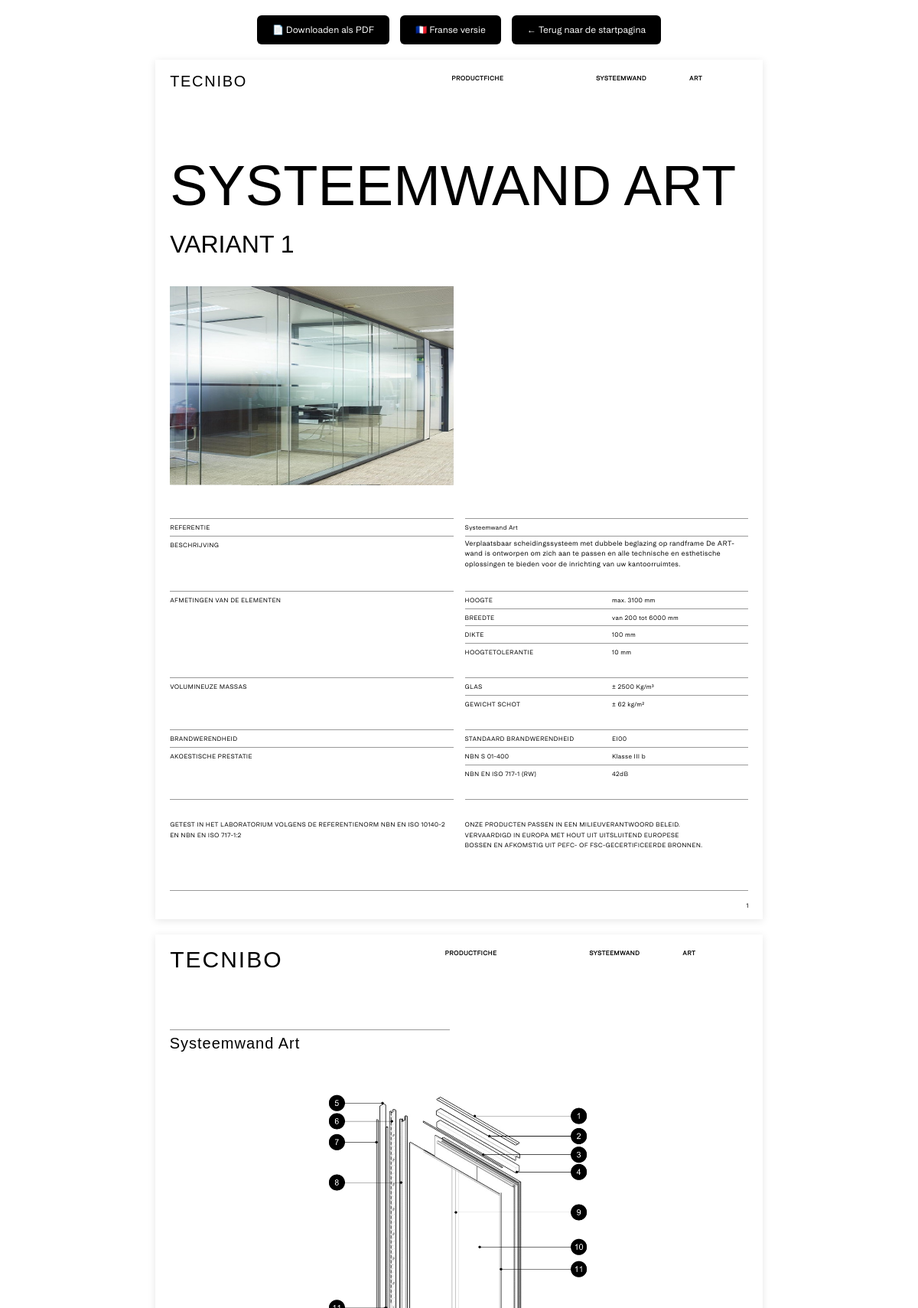
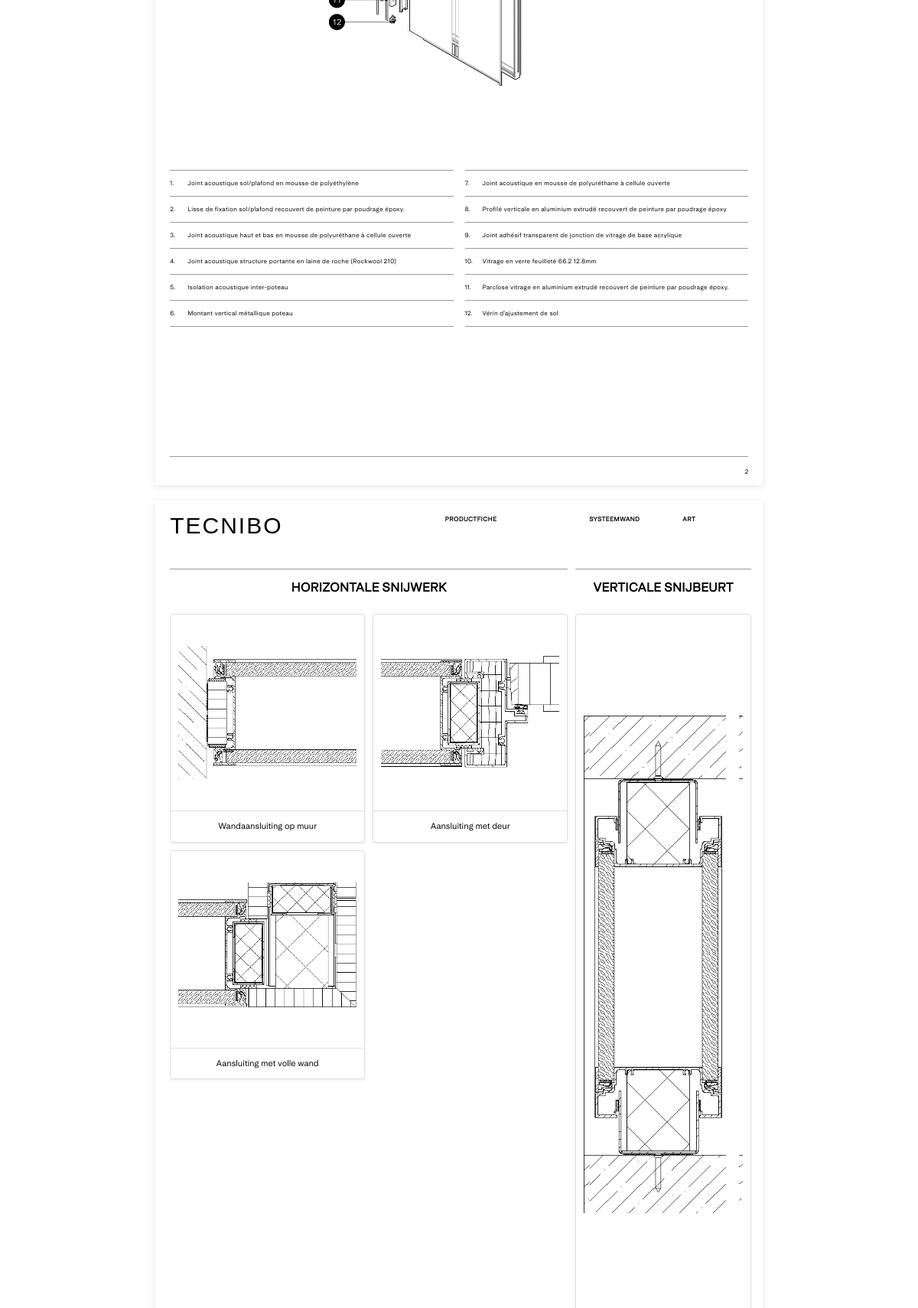
The app's page /tools/fiches/index?cpid=P_ART_VAR1_42dB&lang=nl (upper part) with its own data (2 pictures, top to bottom).
### tables this page shows
CREATE TABLE fiche_technique (
        id INTEGER PRIMARY KEY AUTOINCREMENT,
        cpid TEXT NOT NULL,
        langue TEXT DEFAULT 'fr',
	    type TEXT,
        reference TEXT,
        description TEXT,
        photo_produit TEXT,
        hauteur TEXT,
        largeur TEXT,
        epaisseur TEXT,
	    epaisseur_battent TEXT,
        tolerance_hauteur TEXT,
        verre TEXT,
	    battant TEXT,
	    panneau TEXT,
        poids_porte_cloison  TEXT,
        resistance_feu TEXT,
        nbn_s_01_400 TEXT,
        nbn_en_iso_717_1 TEXT,
        design_et_flexibilite TEXT,
        personnalisation_options TEXT,
        vue_eclatee_image TEXT,
        vue_eclatee_1 TEXT,
        vue_eclatee_2 TEXT,
        vue_eclatee_3 TEXT,
        vue_eclatee_4 TEXT,
        vue_eclatee_5 TEXT,
        vue_eclatee_6 TEXT,
        vue_eclatee_7 TEXT,
        vue_eclatee_8 TEXT,
        vue_eclatee_9 TEXT,
        vue_eclatee_10 TEXT,
        vue_eclatee_11 TEXT,
        vue_eclatee_12 TEXT,
        vue_eclatee_13 TEXT,
        vue_eclatee_14 TEXT,
        vue_eclatee_15 TEXT,
        vue_eclatee_16 TEXT,
        vue_eclatee_17 TEXT,
        vue_eclatee_18 TEXT,
        vue_eclatee_19 TEXT,
        vue_eclatee_20 TEXT,
        vue_eclatee_21 TEXT,
        vue_eclatee_22 TEXT,
        vue_eclatee_count INTEGER DEFAULT 0,
        dessin_technique_1 TEXT,
        dessin_technique_2 TEXT,
        dessin_technique_3 TEXT,
        dessin_technique_4 TEXT,
        dessin_technique_5 TEXT,
        dessin_technique_6 TEXT,
        dessin_technique_nom_1 TEXT,
        dessin_technique_nom_2 TEXT,
        dessin_technique_nom_3 TEXT,
        dessin_technique_nom_4 TEXT,
        dessin_technique_nom_5 TEXT,
        dessin_technique_nom_6 TEXT
    , reference_menu TEXT NOT NULL DEFAULT '', variant TEXT);

### app.py (the view)
@app.route('/index')
@app.route(f"{BASE_PATH}/index")
def index():
    cpid = request.args.get("cpid")
    lang = request.args.get("lang", "fr")
    base = get_base_url()
    fiche = None
    if cpid:
        conn = get_db_connection()
        row = conn.execute(
            "SELECT * FROM fiche_technique WHERE cpid=? AND langue=?",
            (cpid, lang)
        ).fetchone()
        conn.close()
        if row:
            fiche = dict(row)
    if not fiche:
        return "Référence introuvable", 404
    if lang == "nl":
        return render_template("indexHaasNL.html", fiche=fiche, lang="nl", base=base)
    return render_template("indexHaas.html", fiche=fiche, lang="fr", base=base)

### app.py (called while the page is built)
def get_base_url():
    return BASE_PATH if BASE_PATH else ''

def get_db_connection():
    conn = sqlite3.connect(DB_NAME)
    conn.row_factory = sqlite3.Row
    return conn

### templates/indexHaasNL.html (shortened to what this page needs)
<!DOCTYPE html>
<html lang="fr">
<head>
  <link rel="stylesheet" href="{{ url_for('static', filename='stylesHaas.css') }}">
  <link href="https://cdn.jsdelivr.net/npm/bootstrap@5.3.2/dist/css/bootstrap.min.css" rel="stylesheet">
</head>
<body>
<div class="Telecharger">
    <button id="downloadBtn">📄 Downloaden als PDF</button>
    <button onclick="window.location.href='?cpid={{ fiche.cpid }}&lang=fr'">
        🇫🇷 Franse versie
    </button>
    <button id="retourBtn" onclick="window.location.href='/'">
        ← Terug naar de startpagina
    </button>
</div>
<div class="PageA4">
  <header>
    <div class="d-flex mb-5">
      <div class="logo">TECNIBO</div>
      <div class="d-flex text-muted-header header-right">
        <span class="FICHE" style="margin-right: 121px;">PRODUCTFICHE</span>
        <span class="SECTION" style="margin-right: 56px;">
          {% if fiche.type|lower == 'cloison' %}
            SYSTEEMWAND
          {% elif fiche.type|lower == 'porte' %}
            DEUR
          {% else %}
            {{ fiche.type|upper }}
          {% endif %}
        </span>
        <span class="CPID">{{ fiche.reference_menu|upper }}</span>
      </div>
    </div>
  </header>
  <main>
    <h1 class="title">{{ fiche.reference }}</h1>
    {% if fiche.variant %}
      <h2 class="variant">{{ fiche.variant }}</h2>
    {% endif %}
    <div class="row gx-0">
      <div class="col-6">
        <div class="product-photo">
          {% if fiche.photo_produit %}
          <img src="{{ url_for('static', filename=fiche.photo_produit) }}"
               alt="Vue product photo"
               style="max-width:100%; max-height:100%; object-fit:contain;">
          {% endif %}
        </div>
      </div>
    </div>
    <div class="row table-row gx-0">
      <div class="col-6 text-muted border-half"><span>REFERENTIE</span></div>
      <div class="col-6">
        <div class="d-flex align-items-center text-muted border-half inner-row">
          <span class="left">{{ fiche.reference }}</span>
        </div>
      </div>
    </div>
    <div class="row table-row gx-0">
      <div class="col-6 text-muted border-half"><span>BESCHRIJVING</span></div>
      <div class="col-6 border-half text-desc dashDesc">
      </div>
    </div>
    <br>
    <div class="row table-row gx-0">
      <div class="col-6 text-muted text-muted-dim border-half"><span>AFMETINGEN VAN DE ELEMENTEN</span></div>
      <div class="col-6">
        <div class="d-flex align-items-center text-muted text-muted-dim border-half inner-row">
          <span class="left">HOOGTE</span>
          <span class="right">{{ fiche.hauteur }}</span>
        </div>
        <div class="d-flex align-items-center text-muted text-muted-larg border-half inner-row">
          <span class="left">BREEDTE</span>
          <span class="right">{{ fiche.largeur }}</span>
        </div>
        {% if fiche.type == 'Cloison' %}
        <div class="d-flex align-items-center text-muted border-half inner-row">
          <span class="left">DIKTE</span>
          <span class="right">{{ fiche.epaisseur }}</span>
        </div>
        {% else %}
        <div class="d-flex align-items-center text-muted border-half inner-row">
          <span class="left">DIKTE VAN DE VLEUGEL</span>
          <span class="right">{{ fiche.epaisseur }}</span>
        </div>
        {% endif %}
        <div class="d-flex align-items-center text-muted border-half inner-row">
          <span class="left">HOOGTETOLERANTIE</span>
          <span class="right">{{ fiche.tolerance_hauteur }}</span>
        </div>
      </div>
    </div>
    <div class="padding"></div>
    <div class="row table-row gx-0">
      <div class="col-6 text-muted border-half"><span>VOLUMINEUZE MASSAS</span></div>
      <div class="col-6">
        {% if fiche.type == 'Cloison' %}
          {% if fiche.verre %}
          <div class="d-flex align-items-center text-muted border-half inner-row">
            <span class="left">GLAS</span>
            <span class="right">{{ fiche.verre }}</span>
          </div>
          {% endif %}
          {% if fiche.poids_porte_cloison %}
          <div class="d-flex align-items-center text-muted border-half inner-row">
            <span class="left">GEWICHT SCHOT</span>
            <span class="right">{{ fiche.poids_porte_cloison }}</span>
          </div>
          {% endif %}
        {% endif %}
      </div>
    </div>
    <div class="padding"></div>
    <div class="row table-row gx-0">
      <div class="col-6 text-muted border-half"><span>BRANDWERENDHEID</span></div>
      <div class="col-6">
        <div class="d-flex align-items-center text-muted border-half inner-row">
          <span class="left">STANDAARD BRANDWERENDHEID</span>
          <span class="right">{{ fiche.resistance_feu }}</span>
        </div>
      </div>
    </div>
    <div class="row table-row gx-0">
      <div class="col-6 text-muted border-half"><span>AKOESTISCHE PRESTATIE</span></div>
      <div class="col-6">
        <div class="d-flex align-items-center text-muted border-half inner-row">
          <span class="left">NBN S 01-400</span>
          <span>{{ fiche.nbn_s_01_400 }}</span>
        </div>
        <div class="d-flex align-items-center text-muted border-half inner-row">
          <span class="left">NBN EN ISO 717-1 (RW)</span>
          <span class="right">{{ fiche.nbn_en_iso_717_1 }}</span>
        </div>
      </div>
    </div>
    <div class="padding"></div>
    <div class="row table-row gx-0">
      <div class="col-6 text-muted border-half">
        <div class="padding-test">
          GETEST IN HET LABORATORIUM VOLGENS DE REFERENTIENORM NBN EN ISO 10140-2 <br>EN NBN EN ISO 717-1:2
        </div>
      </div>
      <div class="col-6 border-half text-muted">
        <div class="padding-test">
          ONZE PRODUCTEN PASSEN IN EEN MILIEUVERANTWOORD BELEID.<br>
          VERVAARDIGD IN EUROPA MET HOUT UIT UITSLUITEND EUROPESE <br>
          BOSSEN EN AFKOMSTIG UIT PEFC- OF FSC-GECERTIFICEERDE BRONNEN.
        </div>
      </div>
    </div>
  </main>
  <footer class="footer">
    <div class="footer-content">
      <span class="numberPage">1</span>
    </div>
  </footer>
</div>
<div class="PageA4">
  <header>
    <div class="d-flex mb-5">
      <div class="logo2">TECNIBO</div>
      <div class="d-flex text-muted-header2 header-right2">
        <span class="FICHE" style="margin-right: 121px;">PRODUCTFICHE</span>
        <span class="SECTION" style="margin-right: 56px;">
          {% if fiche.type|lower == 'cloison' %}
            SYSTEEMWAND
          {% elif fiche.type|lower == 'porte' %}
            DEUR
          {% else %}
            {{ fiche.type|upper }}
          {% endif %}
        </span>
        <span class="CPID">{{ fiche.reference_menu|upper }}</span>
      </div>
    </div>
  </header>
  <main>
    <div class="main1">
      <div class="padding-Pa3"></div>
      <div class="row table-row gx-0">
        <div class="col-6 border-half">
          <div class="logTitle">
              {{ fiche.reference }}
          </div>
        </div>
      </div>
      <div id="Image">
        {% if fiche.vue_eclatee_image %}
        <img src="{{ url_for('static', filename=fiche.vue_eclatee_image) }}"
             alt="Vue éclatée produit"
             style="max-width:100%; max-height:100%; object-fit:contain;">
        {% endif %}
      </div>
    </div>
    <div class="main2">
      <div class="row table-row gx-0">
        <div class="col-6">
          {% for i in range(1, (fiche.vue_eclatee_count // 2) + (fiche.vue_eclatee_count % 2) + 1) %}
          <div class="text-muted_main2 border-half">
            <span style="display: inline-block; width: 0px; text-align: right;">{{ i }}.</span>&nbsp;&nbsp;&nbsp;&nbsp;&nbsp;&nbsp;&nbsp;&nbsp;&nbsp;
            {{ fiche['vue_eclatee_' ~ i] if fiche['vue_eclatee_' ~ i] else '' }}
          </div>
          {% endfor %}
          <div class="text-muted_main2 border-half"></div>
        </div>
        <div class="col-6">
          {% for i in range(((fiche.vue_eclatee_count // 2) + (fiche.vue_eclatee_count % 2)) + 1, fiche.vue_eclatee_count + 1) %}
          <div class="text-muted_main2 border-half">
            <span style="display: inline-block; width: 0px; text-align: right;">{{ i }}.</span>&nbsp;&nbsp;&nbsp;&nbsp;&nbsp;&nbsp;&nbsp;&nbsp;&nbsp;
            {{ fiche['vue_eclatee_' ~ i] if fiche['vue_eclatee_' ~ i] else '' }}
          </div>
          {% endfor %}
          <div class="text-muted_main2 border-half"></div>
        </div>
      </div>
    </div>
  </main>
  <footer class="footer">
    <div class="footer-content">
      <span class="numberPage">2</span>
    </div>
  </footer>
</div>
<div class="PageA4">
  <header>
    <div class="d-flex mb-5">
      <div class="logo2">TECNIBO</div>
      <div class="d-flex text-muted-header2 header-right2">
        <span class="FICHE" style="margin-right: 121px;">PRODUCTFICHE</span>
        <span class="SECTION" style="margin-right: 56px;">
          {% if fiche.type|lower == 'cloison' %}
            SYSTEEMWAND
          {% elif fiche.type|lower == 'porte' %}
            DEUR
          {% else %}
            {{ fiche.type|upper }}
          {% endif %}
        </span>
        <span class="CPID">{{ fiche.reference_menu|upper }}</span>
      </div>
    </div>
  </header>
  <main>
    <div class="main4">
      <div class="row table-row gx-0">
        <div class="col-8 border-half">
          <div class="DesFlecHV">HORIZONTALE SNIJWERK</div>
          <div class="row Horizontal1">
            <div class="col-6">
              <div class="w3-container">
                {% if fiche.dessin_technique_1 %}
                <div class="w3-card-4 w3-center">
                  <img src="{{ url_for('static', filename=fiche.dessin_technique_1) }}" alt="">
                  <div class="w3-container w3-center">
                    {% if fiche.dessin_technique_nom_1 %}
                    <p>{{ fiche.dessin_technique_nom_1 }}</p>
                    {% endif %}
                  </div>
                </div>
                {% endif %}
              </div>
            </div>
            <div class="col-6">
              <div class="w3-container">
                {% if fiche.dessin_technique_2 %}
                <div class="w3-card-4 w3-center">
                  <img src="{{ url_for('static', filename=fiche.dessin_technique_2) }}" alt="">
                  <div class="w3-container w3-center">
                   {% if fiche.dessin_technique_nom_2 %}
                    <p>{{ fiche.dessin_technique_nom_2 }}</p>
                    {% endif %}
                  </div>
                </div>
                {% endif %}
              </div>
            </div>
          </div>
          <div class="row Horizontal2">
            <div class="col-6">
              <div class="w3-container">
                {% if fiche.dessin_technique_3 %}
                <div class="w3-card-4 w3-center">
                  <img src="{{ url_for('static', filename=fiche.dessin_technique_3) }}" alt="">
                  <div class="w3-container w3-center">
                    {% if fiche.dessin_technique_nom_3 %}
                    <p>{{ fiche.dessin_technique_nom_3 }}</p>
                    {% endif %}
                  </div>
                </div>
                {% endif %}
              </div>
            </div>
            <div class="col-6">
              <div class="w3-container">
              </div>
            </div>
          </div>
          <div class="row Horizontal3">
            <div class="col-6">
              <div class="w3-container">
              </div>
            </div>
          </div>
        </div>
        <div class="col-4 border-half">
          <div class="DesFlecHV">VERTICALE SNIJBEURT</div>
          {% if fiche.dessin_technique_6 %}
          <div class="vertical">
            <img src="{{ url_for('static', filename=fiche.dessin_technique_6) }}">
          </div>
          {% endif %}
        </div>
      </div>
    </div>
  </main>
</div>
</body>
</html>

### records on screen
fiche_technique: reference_menu "ART", reference "SYSTEEMWAND ART", variant "VARIANT 1", photo_produit (picture), reference "Systeemwand Art", hauteur "max. 3100 mm", largeur "van 200 tot 6000 mm", epaisseur "100 mm", tolerance_hauteur "10 mm", verre "± 2500 Kg/m³", poids_porte_cloison "± 62 kg/m²", resistance_feu "EI00", nbn_s_01_400 "Klasse III b", nbn_en_iso_717_1 "42dB", vue_eclatee_image (picture), vue_eclatee_1 "Joint acoustique sol/plafond en mousse de polyéthylène" "Lisse de fixation sol/plafond recouvert de peinture par poudrage époxy." "Joint acoustique haut et bas en mousse de polyuréthane à cellule ouverte" "Joint acoustique structure portante en laine de roche (Rockwool 210)" "Isolation acoustique inter-poteau" "Montant vertical métallique poteau", vue_eclatee_7 "Joint acoustique en mousse de polyuréthane à cellule ouverte" "Profilé verticale en aluminium extrudé recouvert de peinture par poudrage époxy" "Joint adhésif transparent de jonction de vitrage de base acrylique" "Vitrage en verre feuilleté 66.2 12.8mm" "Parclose vitrage en aluminium extrudé recouvert de peinture par poudrage époxy." "Vérin d’ajustement de sol", dessin_technique_1 (picture), dessin_technique_nom_1 "Wandaansluiting op muur", dessin_technique_2 (picture), dessin_technique_nom_2 "Aansluiting met deur", dessin_technique_3 (picture), dessin_technique_nom_3 "Aansluiting met volle wand", dessin_technique_6 (picture)

### other values on screen
{{ i }} "1" "2" "3" "4" "5" "6"
{{ i }} "7" "8" "9" "10" "11" "12"
